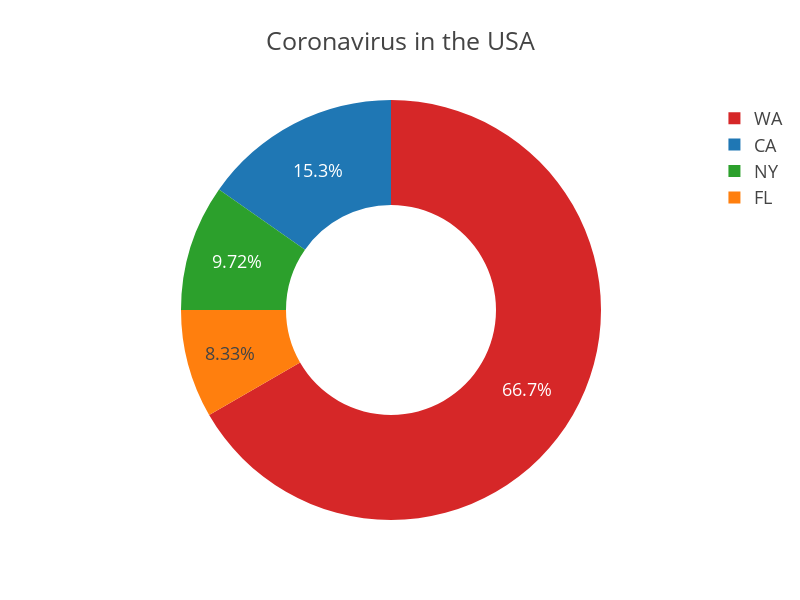

The notebook cell this image was saved under:
### Markdown cell above
### default color

### Code cell
pie_chart = px.pie(
        data_frame=df,
        values='death',
        names='state',
        color='state',                      #differentiate markers (discrete) by color
#         color_discrete_sequence=["red","green","blue","orange"],     #set marker colors
        # color_discrete_map={"WA":"yellow","CA":"red","NY":"black","FL":"brown"},
        hover_name='negative',              #values appear in bold in the hover tooltip
        # hover_data=['positive'],            #values appear as extra data in the hover tooltip
        # custom_data=['total'],              #values are extra data to be used in Dash callbacks
        labels={"state":"the State"},       #map the labels
        title='Coronavirus in the USA',     #figure title
        template='presentation',            #'ggplot2', 'seaborn', 'simple_white', 'plotly',
                                            #'plotly_white', 'plotly_dark', 'presentation',
                                            #'xgridoff', 'ygridoff', 'gridon', 'none'
        width=800,                          #figure width in pixels
        height=600,                         #figure height in pixels
        hole=0.5,                           #represents the hole in middle of pie
        )

pio.show(pie_chart)

### Figure 1 — Plotly figure (JSON) as saved in the notebook; plotly's stock layout.template omitted (floating-point values rounded to 4 significant figures)
{"data": [{"customdata": [["CA"], ["FL"], ["NY"], ["WA"]], "domain": {"x": [0, 1], "y": [0, 1]}, "hole": 0.5, "hovertemplate": "<b>%{hovertext}</b><br><br>the State=%{customdata[0]}<br>death=%{value}<extra></extra>", "hovertext": [7981, 940, 5506, 11582], "labels": ["CA", "FL", "NY", "WA"], "legendgroup": "", "marker": {"colors": ["#1F77B4", "#FF7F0E", "#2CA02C", "#D62728"]}, "name": "", "showlegend": true, "type": "pie", "values": [11, 6, 7, 48]}], "layout": {"height": 600, "legend": {"tracegroupgap": 0}, "title": {"text": "Coronavirus in the USA"}, "width": 800}}
